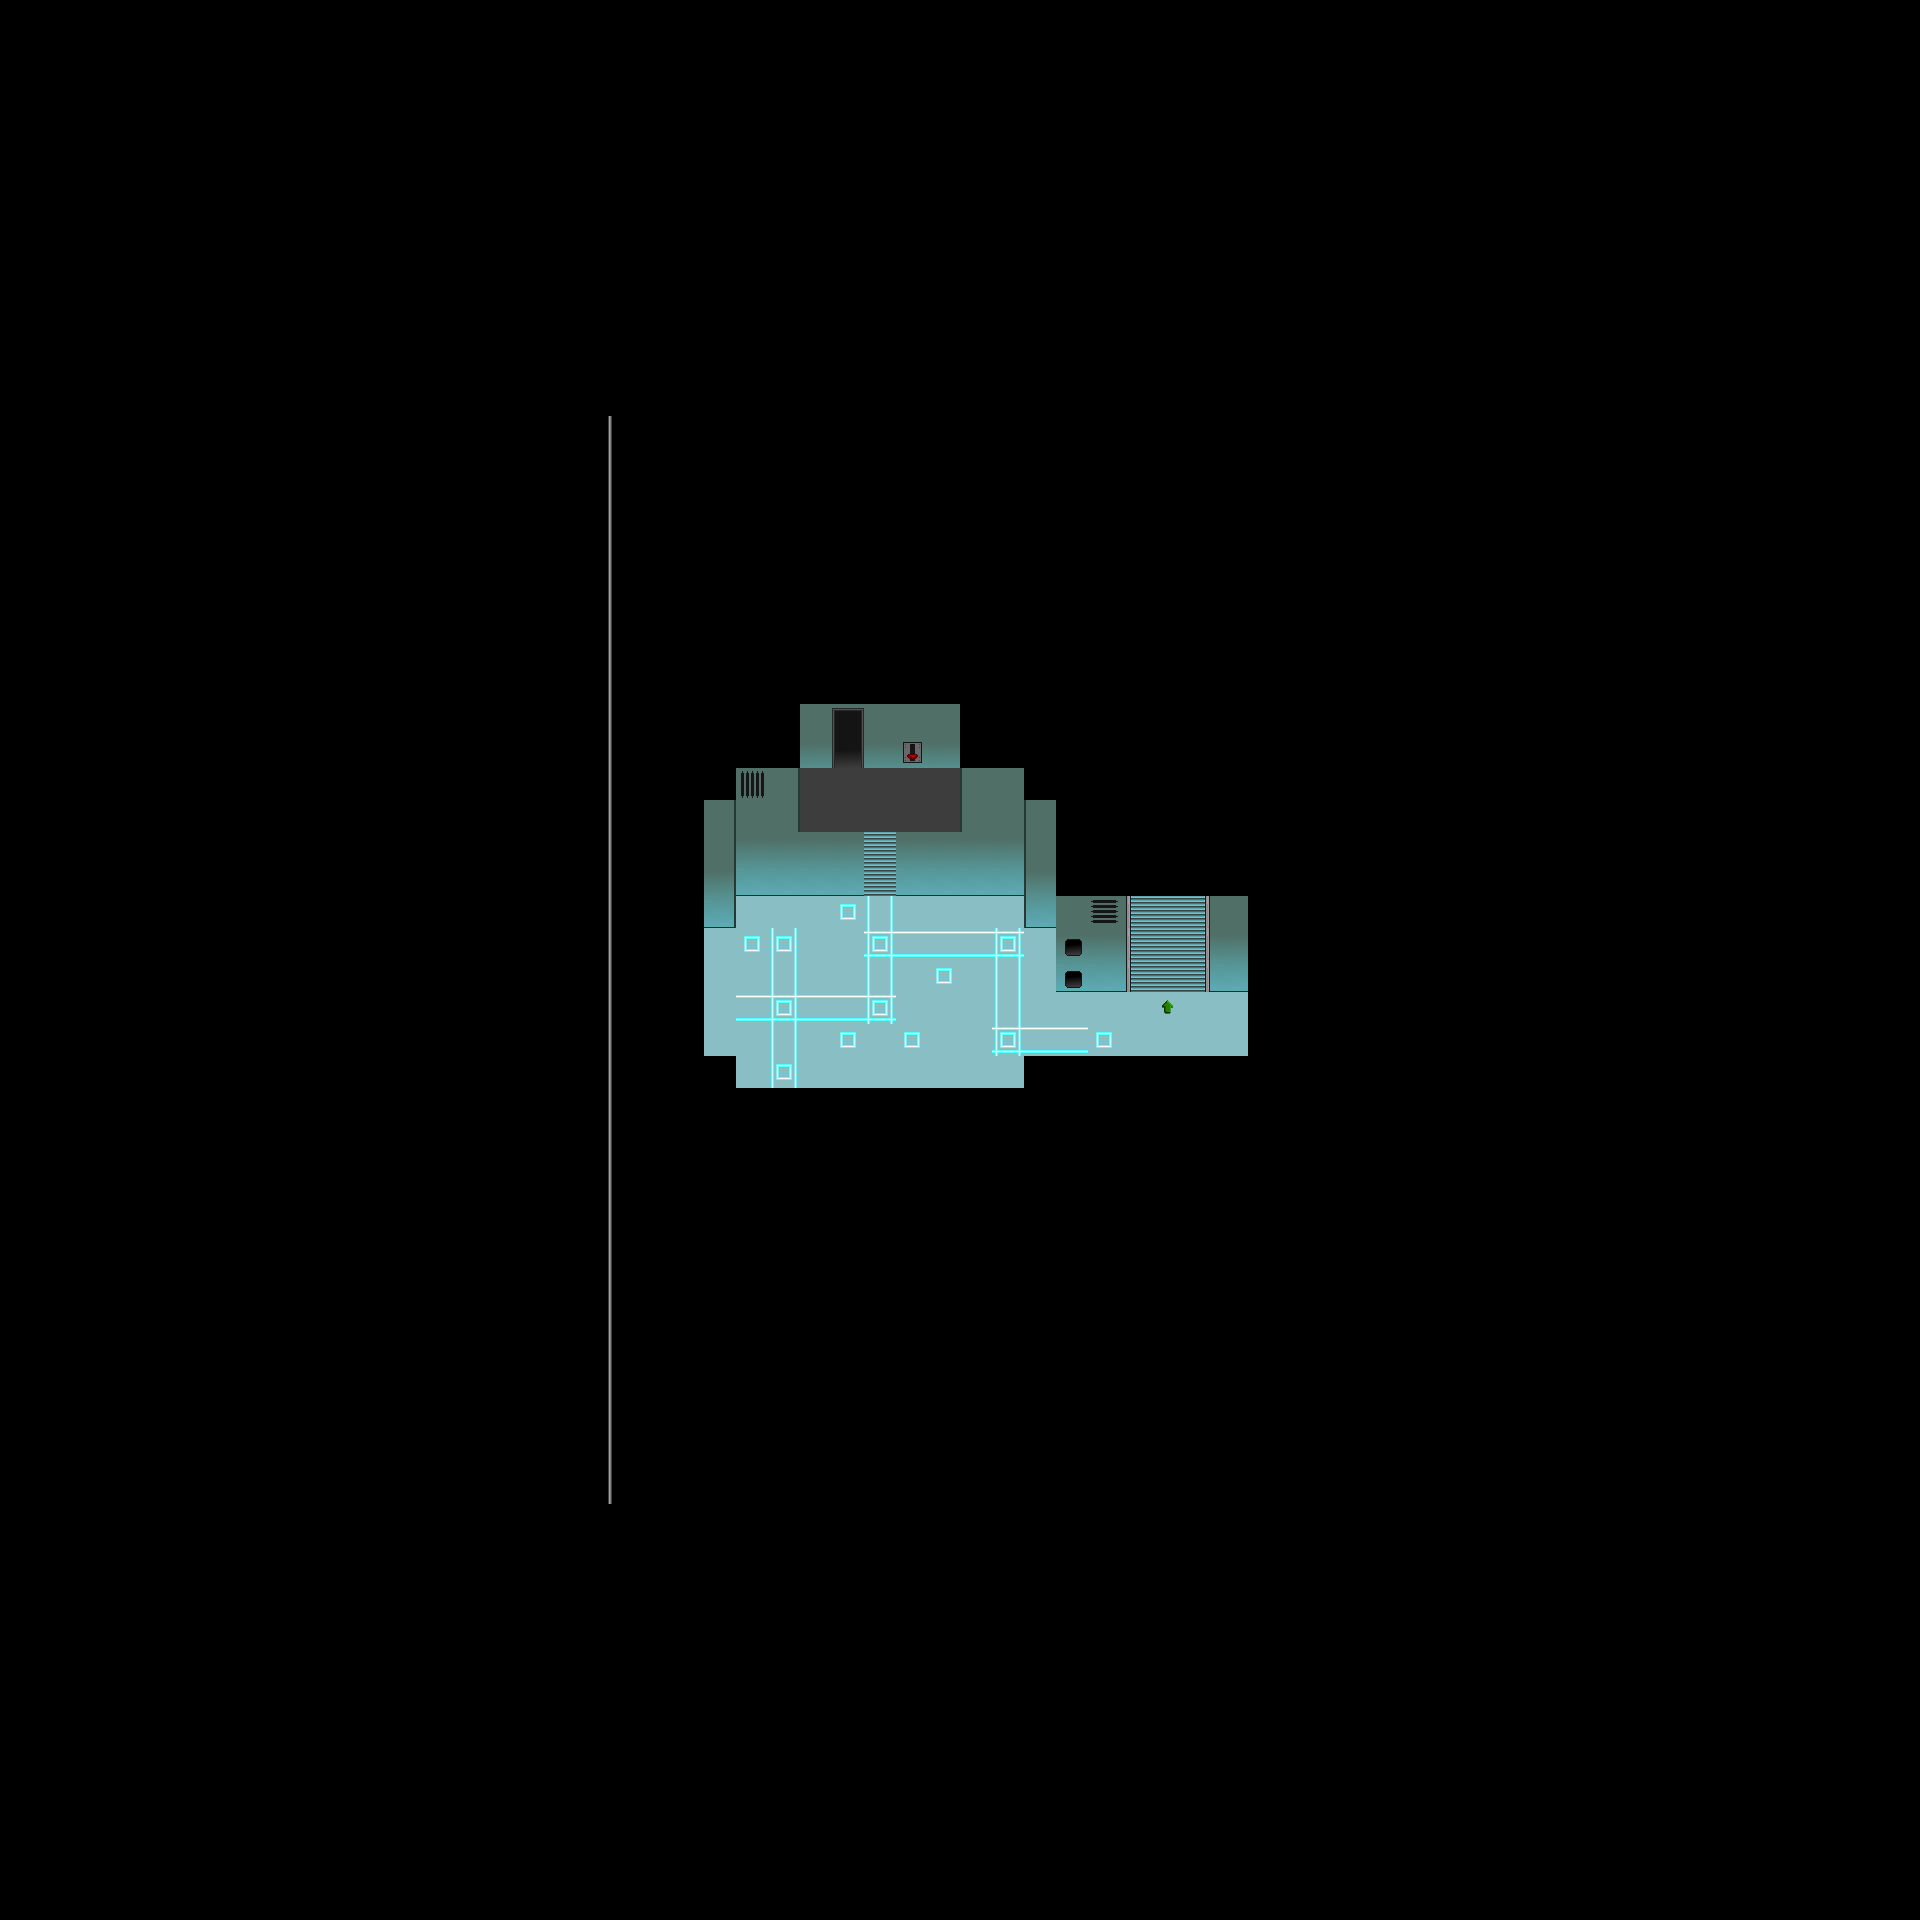

Rendered tile map (Tiled .tmx) drawn with the repository's tilesets; below, a short description and the map source with its tile grids summarised:
An orthogonal 60x60 tile map with 32x32 px tiles, 5 tile layers (sol1, sol2, objets, plafond, ...), 2 tilesets.

<map version="1.0" tiledversion="1.1.1" orientation="orthogonal" renderorder="right-down" width="60" height="60" tilewidth="32" tileheight="32" infinite="0" nextobjectid="1">
 <tileset firstgid="1" name="space" tilewidth="32" tileheight="32" tilecount="256" columns="8">
  <image source="tileset.png" width="256" height="1024" />
 </tileset>
 <tileset firstgid="257" name="space" tilewidth="32" tileheight="32" tilecount="256" columns="8">
  <image source="tileset.png" width="256" height="1024" />
 </tileset>
 <layer name="sol1" width="60" height="60">
  <data>[3600 cells, 2480 non-empty, 8 distinct tile ids]</data>
 </layer>
 <layer name="sol2" width="60" height="60">
  <data>[3600 cells, 27 non-empty, 5 distinct tile ids]</data>
 </layer>
 <layer name="objets" width="60" height="60">
  <data>[3600 cells, 110 non-empty, 14 distinct tile ids]</data>
 </layer>
 <layer name="plafond" width="60" height="60">
  <data>[3600 cells, 87 non-empty, 2 distinct tile ids]</data>
 </layer>
 <layer name="collisions" width="60" height="60" opacity="0">
  <data>[3600 cells, 83 non-empty, 1 distinct tile ids]</data>
 </layer>
</map>
